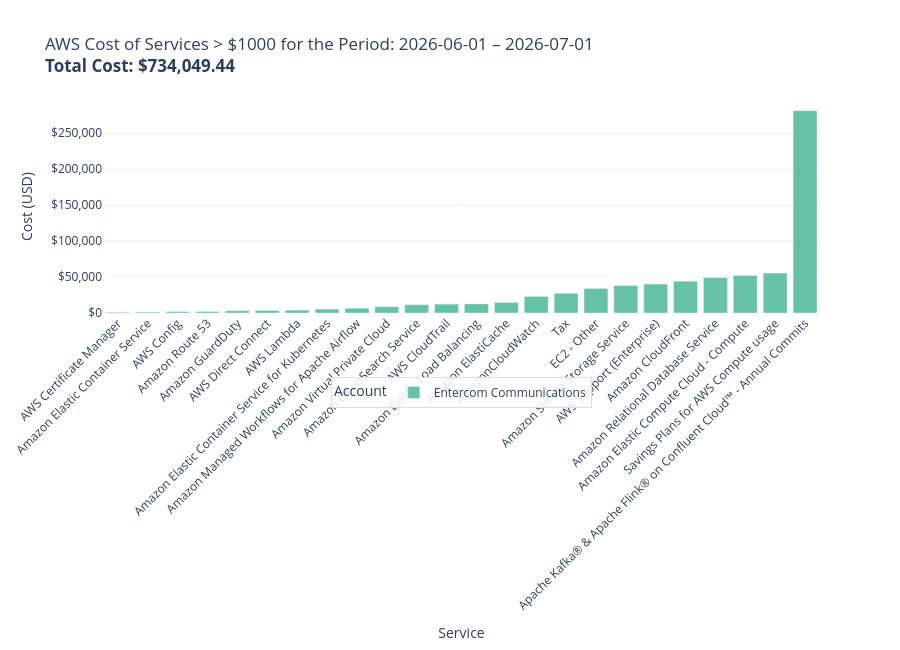

The notebook cell this image was saved under:
### Code cell
t = services_df["Total"].sum()
fig_services_period = px.bar(
    services_df.reset_index(),
    x="Service", y="Total", color="Name",
    title=f"AWS Cost of Services > $1000 for the Period: {reportStart} – {reportEnd}<br><b>Total Cost: ${t:,.2f}</b>",
    labels={"Total": "Cost (USD)", "Name": "Account"},
    height=650,
    color_discrete_sequence=px.colors.qualitative.Set2,
)
fig_services_period.update_layout(
    plot_bgcolor="white",
    paper_bgcolor="white",
    xaxis=dict(tickangle=-45, showgrid=False, automargin=True),
    yaxis=dict(tickformat="$,.0f", showgrid=True, gridcolor="#EEEEEE", zeroline=False),
    margin=dict(b=160),
    legend=dict(
        title="Account",
        orientation="h",
        x=0.5, xanchor="center",
        y=-0.30, yanchor="top",
        bgcolor="rgba(255,255,255,0.85)",
        bordercolor="#DDDDDD",
        borderwidth=1,
    ),
)
_report_figures["Services Cost by Period"] = fig_services_period
fig_services_period.show()

### Figure 1 — Plotly figure (JSON) as saved in the notebook; plotly's stock layout.template omitted (floating-point values rounded to 4 significant figures)
{"data": [{"hovertemplate": "Account=Entercom Communications<br>Service=%{x}<br>Cost (USD)=%{y}<extra></extra>", "legendgroup": "Entercom Communications", "marker": {"color": "rgb(102,194,165)", "pattern": {"shape": ""}}, "name": "Entercom Communications", "orientation": "v", "showlegend": true, "textposition": "auto", "type": "bar", "x": ["AWS Certificate Manager", "Amazon Elastic Container Service", "AWS Config", "Amazon Route 53", "Amazon GuardDuty", "AWS Direct Connect", "AWS Lambda", "Amazon Elastic Container Service for Kubernetes", "Amazon Managed Workflows for Apache Airflow", "Amazon Virtual Private Cloud", "Amazon OpenSearch Service", "AWS CloudTrail", "Amazon Elastic Load Balancing", "Amazon ElastiCache", "AmazonCloudWatch", "Tax", "EC2 - Other", "Amazon Simple Storage Service", "AWS Support (Enterprise)", "Amazon CloudFront", "Amazon Relational Database Service", "Amazon Elastic Compute Cloud - Compute", "Savings Plans for AWS Compute usage", "Apache Kafka® & Apache Flink® on Confluent Cloud™ - Annual Commits"], "xaxis": "x", "y": [1074.0, 1223.0, 1813.0, 2060.0, 3105.0, 3563.0, 3985.0, 5366.0, 6671.0, 8776.0, 11520.0, 12340.0, 12580.0, 14590.0, 22980.0, 27370.0, 34080.0, 38230.0, 40230.0, 44240.0, 49170.0, 52070.0, 55500.0, 281500.0], "yaxis": "y"}], "layout": {"barmode": "relative", "height": 650, "legend": {"bgcolor": "rgba(255,255,255,0.85)", "bordercolor": "#DDDDDD", "borderwidth": 1, "orientation": "h", "title": {"text": "Account"}, "tracegroupgap": 0, "x": 0.5, "xanchor": "center", "y": -0.3, "yanchor": "top"}, "margin": {"b": 160}, "paper_bgcolor": "white", "plot_bgcolor": "white", "title": {"text": "AWS Cost of Services > $1000 for the Period: 2026-06-01 – 2026-07-01<br><b>Total Cost: $734,049.44</b>"}, "xaxis": {"anchor": "y", "automargin": true, "domain": [0, 1], "showgrid": false, "tickangle": -45, "title": {"text": "Service"}}, "yaxis": {"anchor": "x", "domain": [0, 1], "gridcolor": "#EEEEEE", "showgrid": true, "tickformat": "$,.0f", "title": {"text": "Cost (USD)"}, "zeroline": false}}}
